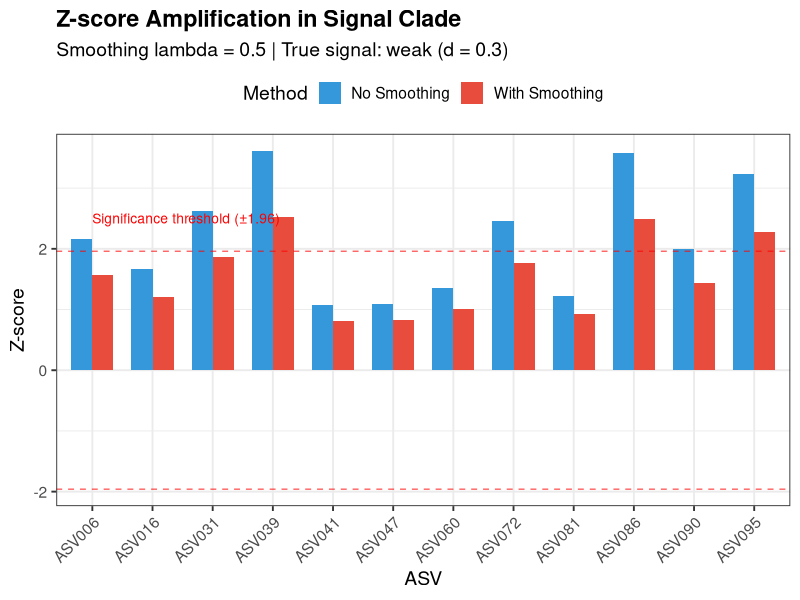
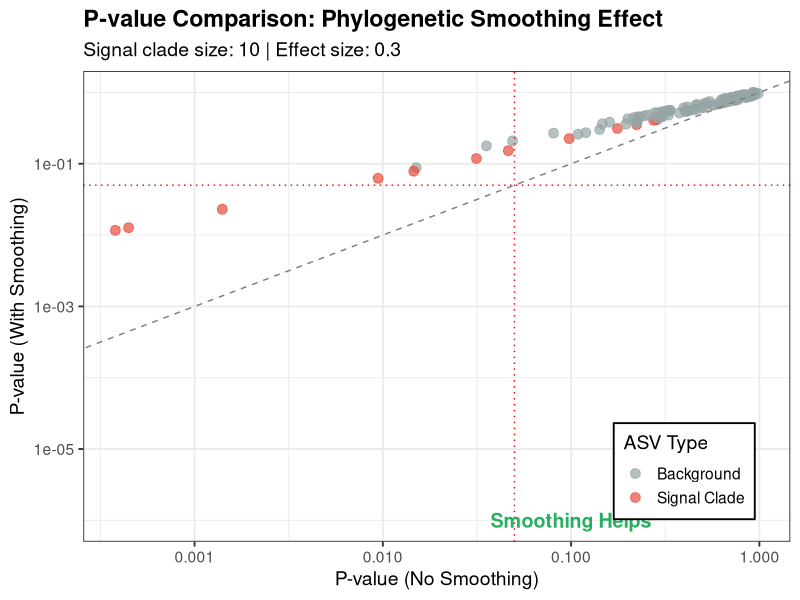
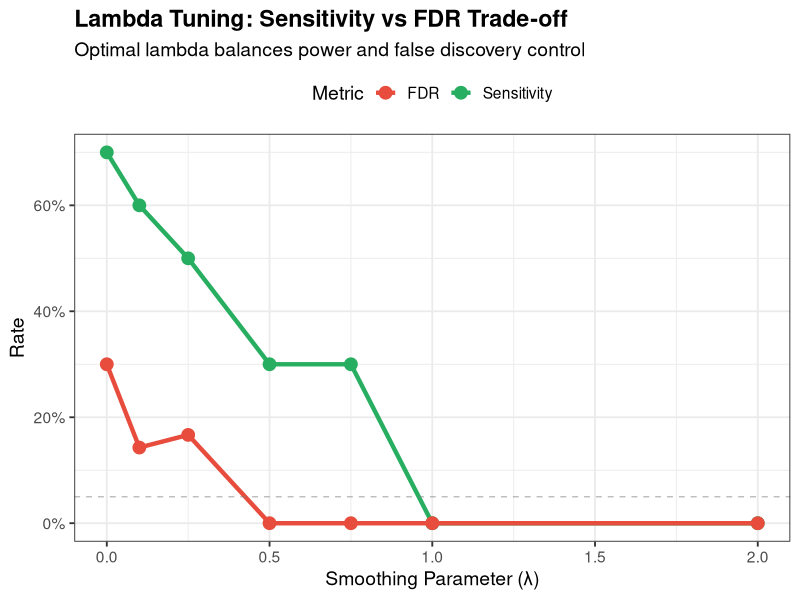

R code for these plots, in order:
#!/usr/bin/env Rscript
#' ==============================================================================
#' Pilot Experiment 2: Phylogenetic Smoothing Validation
#' ==============================================================================
#'
#' Objective: Prove that phylogenetic tree smoothing can recover weak signals
#'            when related ASVs show coordinated (but individually weak) changes.
#'
#' Design:
#' - Simulate microbiome data with a phylogenetic tree
#' - Plant weak signals in a small clade (10 ASVs)
#' - Compare Method A (No smoothing) vs Method B (Tree-based smoothing)
#' - Measure sensitivity improvement and FDR control
#'
#' Author: Chen Yang (cafferychen777)
#' Date: 2025-12-24
#' ==============================================================================

# Load required packages
suppressPackageStartupMessages({
  library(ape)
  library(phangorn)
  library(Matrix)
  library(ggplot2)
  library(dplyr)
  library(tidyr)
  # library(ggtree)  # Skip ggtree - Bioconductor package, not critical for core analysis
  library(patchwork)
})

set.seed(123)

# ==============================================================================
# 1. Simulation Parameters
# ==============================================================================

n_subjects_per_group <- 100  # Large sample for weak signal detection
n_features <- 100            # Total number of ASVs/features
n_signal_features <- 10      # ASVs in the signal clade
signal_effect_size <- 0.3    # WEAK effect (Cohen's d)
noise_sd <- 1.0              # Residual noise

# Smoothing parameter
lambda <- 0.5  # Regularization strength (0 = no smoothing, 1 = full smoothing)

cat("=== Pilot Experiment 2: Phylogenetic Smoothing Validation ===\n\n")
cat("Simulation Parameters:\n")
cat("  - Subjects per group:", n_subjects_per_group, "\n")
cat("  - Total features (ASVs):", n_features, "\n")
cat("  - Signal clade size:", n_signal_features, "\n")
cat("  - Effect size (Cohen's d):", signal_effect_size, "⚠ WEAK\n")
cat("  - Smoothing lambda:", lambda, "\n\n")

# ==============================================================================
# 2. Generate Phylogenetic Tree
# ==============================================================================

cat("Generating phylogenetic tree...\n")

# Create a random tree
tree <- rtree(n = n_features, tip.label = paste0("ASV", sprintf("%03d", 1:n_features)))

# Make it ultrametric (for easier interpretation)
tree <- chronos(tree, lambda = 1, model = "correlated")

# Identify a clade for signal placement
# Pick a random internal node that has ~10 descendants
find_clade_with_n_tips <- function(tree, target_n = 10, tolerance = 3) {
  n_tips <- length(tree$tip.label)
  internal_nodes <- (n_tips + 1):(n_tips + tree$Nnode)

  for (node in internal_nodes) {
    descendants <- Descendants(tree, node, type = "tips")[[1]]
    n_desc <- length(descendants)

    if (abs(n_desc - target_n) <= tolerance) {
      return(list(node = node, tips = descendants))
    }
  }

  # Fallback: use first 10 tips
  return(list(node = NULL, tips = 1:target_n))
}

signal_clade <- find_clade_with_n_tips(tree, target_n = n_signal_features)
signal_tip_indices <- signal_clade$tips
signal_asv_names <- tree$tip.label[signal_tip_indices]

cat("  Signal clade ASVs:", paste(signal_asv_names, collapse = ", "), "\n")
cat("  Clade node:", signal_clade$node, "\n\n")

# Visualize tree with signal clade highlighted
# NOTE: ggtree visualization skipped (requires Bioconductor package)
# tree_data <- as_tibble(tree)
# tree_data$is_signal <- tree_data$label %in% signal_asv_names
#
# p_tree <- ggtree(tree, layout = "circular") +
#   geom_tippoint(aes(color = label %in% signal_asv_names), size = 3) +
#   scale_color_manual(
#     values = c("TRUE" = "#e74c3c", "FALSE" = "#95a5a6"),
#     labels = c("TRUE" = "Signal Clade", "FALSE" = "Background"),
#     name = "ASV Type"
#   ) +
#   theme(
#     legend.position = "right",
#     plot.title = element_text(face = "bold", hjust = 0.5)
#   ) +
#   ggtitle("Phylogenetic Tree with Signal Clade Highlighted")

dir.create("pilot_experiments/results", recursive = TRUE, showWarnings = FALSE)
# ggsave("pilot_experiments/results/02a_phylo_tree_signal_clade.pdf",
#        p_tree, width = 10, height = 10)
cat("✓ Skipped phylogenetic tree plot (ggtree not available)\n\n")

# ==============================================================================
# 3. Compute Tree-based Distance and Laplacian Matrix
# ==============================================================================

cat("Computing tree-based matrices...\n")

# Compute patristic distance matrix
dist_matrix <- cophenetic.phylo(tree)

# Convert to similarity (inverse distance)
# Use exponential kernel: S_ij = exp(-d_ij / bandwidth)
bandwidth <- median(dist_matrix[lower.tri(dist_matrix)])
similarity_matrix <- exp(-dist_matrix / bandwidth)

# Normalize to adjacency matrix
adjacency_matrix <- similarity_matrix
diag(adjacency_matrix) <- 0  # Remove self-loops

# Compute degree matrix
degree_vector <- rowSums(adjacency_matrix)
degree_matrix <- diag(degree_vector)

# Compute graph Laplacian: L = D - A
laplacian_matrix <- degree_matrix - adjacency_matrix

# Normalize Laplacian: L_norm = D^(-1/2) * L * D^(-1/2)
D_inv_sqrt <- diag(1 / sqrt(degree_vector))
laplacian_normalized <- D_inv_sqrt %*% laplacian_matrix %*% D_inv_sqrt

cat("  Distance matrix:", nrow(dist_matrix), "x", ncol(dist_matrix), "\n")
cat("  Median patristic distance:", round(bandwidth, 3), "\n")
cat("  Laplacian eigenvalues range:",
    round(range(eigen(laplacian_normalized)$values), 3), "\n\n")

# ==============================================================================
# 4. Simulate Feature Abundance Data
# ==============================================================================

cat("Generating simulated abundance data...\n")

simulate_abundance_data <- function() {

  # Create subject IDs
  n_total <- n_subjects_per_group * 2
  subject_ids <- paste0("S", sprintf("%03d", 1:n_total))
  groups <- rep(c("Control", "Treatment"), each = n_subjects_per_group)

  # Initialize feature matrix
  feature_matrix <- matrix(NA, nrow = n_total, ncol = n_features)
  colnames(feature_matrix) <- tree$tip.label

  # Simulate features
  for (i in 1:n_features) {
    asv_name <- tree$tip.label[i]

    # Base abundance (null)
    base_abundance <- rnorm(n_total, mean = 0, sd = noise_sd)

    # Add weak signal to clade members
    if (asv_name %in% signal_asv_names) {
      treatment_indicator <- ifelse(groups == "Treatment", 1, 0)
      signal <- signal_effect_size * treatment_indicator
      feature_matrix[, i] <- base_abundance + signal
    } else {
      feature_matrix[, i] <- base_abundance
    }
  }

  # Create data frame
  result <- data.frame(
    SubjectID = subject_ids,
    Group = groups,
    feature_matrix,
    check.names = FALSE
  )

  return(result)
}

sim_data <- simulate_abundance_data()
cat("  Data dimensions:", nrow(sim_data), "subjects x",
    (ncol(sim_data) - 2), "features\n\n")

# ==============================================================================
# 5. Method A: Standard t-test (No Smoothing)
# ==============================================================================

cat("Running Method A: Standard t-test (no smoothing)...\n")

run_standard_test <- function(data, feature_name) {
  # Simple t-test
  control_values <- data[data$Group == "Control", feature_name]
  treatment_values <- data[data$Group == "Treatment", feature_name]

  test_result <- t.test(treatment_values, control_values, var.equal = TRUE)

  # Extract z-score (standardized effect)
  pooled_sd <- sqrt(((length(control_values) - 1) * var(control_values) +
                     (length(treatment_values) - 1) * var(treatment_values)) /
                    (length(control_values) + length(treatment_values) - 2))

  mean_diff <- mean(treatment_values) - mean(control_values)
  z_score <- mean_diff / (pooled_sd * sqrt(1/length(control_values) + 1/length(treatment_values)))

  return(list(
    p_value = test_result$p.value,
    z_score = z_score,
    mean_diff = mean_diff
  ))
}

# Test all features
feature_names <- tree$tip.label
results_standard <- lapply(feature_names, function(fname) {
  run_standard_test(sim_data, fname)
})
names(results_standard) <- feature_names

# Extract vectors
p_values_standard <- sapply(results_standard, function(x) x$p_value)
z_scores_standard <- sapply(results_standard, function(x) x$z_score)

cat("  Significant features (P < 0.05):", sum(p_values_standard < 0.05), "\n")
cat("  True positives detected:",
    sum(p_values_standard[signal_asv_names] < 0.05), "/", n_signal_features, "\n")
cat("  Mean |Z| for signal clade:", round(mean(abs(z_scores_standard[signal_asv_names])), 3), "\n\n")

# ==============================================================================
# 6. Method B: Phylogenetic Smoothing
# ==============================================================================

cat("Running Method B: Tree-based smoothing...\n")

apply_phylo_smoothing <- function(z_scores, laplacian, lambda) {
  # Smoothing formula: z_smooth = (I + lambda * L)^(-1) * z_raw
  #
  # Interpretation:
  # - lambda = 0: No smoothing, z_smooth = z_raw
  # - lambda > 0: Borrow strength from phylogenetically close neighbors
  # - Higher lambda = more smoothing

  n <- length(z_scores)
  I <- diag(n)

  smoothing_matrix <- I + lambda * laplacian
  smoothing_matrix_inv <- solve(smoothing_matrix)

  z_smoothed <- as.vector(smoothing_matrix_inv %*% z_scores)
  names(z_smoothed) <- names(z_scores)

  return(z_smoothed)
}

# Apply smoothing
z_scores_smoothed <- apply_phylo_smoothing(z_scores_standard, laplacian_normalized, lambda)

# Convert back to p-values (two-tailed)
p_values_smoothed <- 2 * (1 - pnorm(abs(z_scores_smoothed)))

cat("  Significant features (P < 0.05):", sum(p_values_smoothed < 0.05), "\n")
cat("  True positives detected:",
    sum(p_values_smoothed[signal_asv_names] < 0.05), "/", n_signal_features, "\n")
cat("  Mean |Z| for signal clade (smoothed):",
    round(mean(abs(z_scores_smoothed[signal_asv_names])), 3), "\n\n")

# ==============================================================================
# 7. Performance Comparison
# ==============================================================================

cat("=== Performance Comparison ===\n\n")

# Create results table
results_df <- data.frame(
  ASV = feature_names,
  TrueSignal = feature_names %in% signal_asv_names,
  Z_Raw = z_scores_standard,
  Z_Smoothed = z_scores_smoothed,
  P_Raw = p_values_standard,
  P_Smoothed = p_values_smoothed
) %>%
  mutate(
    Sig_Raw = P_Raw < 0.05,
    Sig_Smoothed = P_Smoothed < 0.05,
    Z_Change = Z_Smoothed - Z_Raw,
    P_Log_Ratio = log10(P_Raw / pmax(P_Smoothed, 1e-100))
  )

# Calculate metrics
alpha <- 0.05

# True Positives
tp_raw <- sum(results_df$TrueSignal & results_df$Sig_Raw)
tp_smoothed <- sum(results_df$TrueSignal & results_df$Sig_Smoothed)

# False Positives
fp_raw <- sum(!results_df$TrueSignal & results_df$Sig_Raw)
fp_smoothed <- sum(!results_df$TrueSignal & results_df$Sig_Smoothed)

# Sensitivity
sensitivity_raw <- tp_raw / n_signal_features
sensitivity_smoothed <- tp_smoothed / n_signal_features

# FDR
fdr_raw <- fp_raw / max(1, sum(results_df$Sig_Raw))
fdr_smoothed <- fp_smoothed / max(1, sum(results_df$Sig_Smoothed))

# Print comparison
comparison_table <- data.frame(
  Metric = c("True Positives", "False Positives", "Sensitivity (Power)",
             "False Discovery Rate", "Total Significant"),
  No_Smoothing = c(
    tp_raw,
    fp_raw,
    sprintf("%.1f%%", sensitivity_raw * 100),
    sprintf("%.1f%%", fdr_raw * 100),
    sum(results_df$Sig_Raw)
  ),
  With_Smoothing = c(
    tp_smoothed,
    fp_smoothed,
    sprintf("%.1f%%", sensitivity_smoothed * 100),
    sprintf("%.1f%%", fdr_smoothed * 100),
    sum(results_df$Sig_Smoothed)
  ),
  stringsAsFactors = FALSE
)

print(comparison_table)
cat("\n")

# Sensitivity improvement
sensitivity_improvement <- (sensitivity_smoothed - sensitivity_raw) / max(0.01, sensitivity_raw)
cat("Sensitivity Improvement:", sprintf("%.1f%%", sensitivity_improvement * 100), "\n\n")

# ==============================================================================
# 8. Visualization: Z-score Boost in Signal Clade
# ==============================================================================

# Plot Z-score changes for signal clade
signal_clade_data <- results_df %>%
  filter(TrueSignal) %>%
  select(ASV, Z_Raw, Z_Smoothed) %>%
  pivot_longer(cols = c(Z_Raw, Z_Smoothed),
               names_to = "Method",
               values_to = "Z_Score") %>%
  mutate(
    Method = factor(Method,
                   levels = c("Z_Raw", "Z_Smoothed"),
                   labels = c("No Smoothing", "With Smoothing"))
  )

p_z_boost <- ggplot(signal_clade_data, aes(x = ASV, y = Z_Score, fill = Method)) +
  geom_bar(stat = "identity", position = "dodge", width = 0.7) +
  geom_hline(yintercept = 1.96, linetype = "dashed", color = "red", alpha = 0.6) +
  geom_hline(yintercept = -1.96, linetype = "dashed", color = "red", alpha = 0.6) +
  scale_fill_manual(values = c("No Smoothing" = "#3498db",
                               "With Smoothing" = "#e74c3c")) +
  labs(
    title = "Z-score Amplification in Signal Clade",
    subtitle = paste0("Smoothing lambda = ", lambda, " | True signal: weak (d = ", signal_effect_size, ")"),
    x = "ASV",
    y = "Z-score",
    fill = "Method"
  ) +
  theme_bw(base_size = 14) +
  theme(
    axis.text.x = element_text(angle = 45, hjust = 1),
    legend.position = "top",
    plot.title = element_text(face = "bold")
  ) +
  annotate("text", x = 1, y = 2.5, label = "Significance threshold (±1.96)",
           color = "red", size = 3.5, hjust = 0)

ggsave("pilot_experiments/results/02b_z_score_boost.pdf",
       p_z_boost, width = 10, height = 6)
cat("✓ Saved Z-score boost plot\n\n")

# ==============================================================================
# 9. Visualization: P-value Comparison Scatter
# ==============================================================================

p_pvalue_scatter <- ggplot(results_df,
                           aes(x = pmax(P_Raw, 1e-10),
                               y = pmax(P_Smoothed, 1e-10),
                               color = TrueSignal)) +
  geom_point(size = 3, alpha = 0.7) +
  geom_abline(intercept = 0, slope = 1, linetype = "dashed", color = "gray50") +
  geom_hline(yintercept = 0.05, linetype = "dotted", color = "red") +
  geom_vline(xintercept = 0.05, linetype = "dotted", color = "red") +
  scale_x_log10() +
  scale_y_log10() +
  scale_color_manual(
    values = c("TRUE" = "#e74c3c", "FALSE" = "#95a5a6"),
    labels = c("TRUE" = "Signal Clade", "FALSE" = "Background")
  ) +
  labs(
    title = "P-value Comparison: Phylogenetic Smoothing Effect",
    subtitle = paste0("Signal clade size: ", n_signal_features, " | Effect size: ", signal_effect_size),
    x = "P-value (No Smoothing)",
    y = "P-value (With Smoothing)",
    color = "ASV Type"
  ) +
  theme_bw(base_size = 14) +
  theme(
    legend.position = c(0.85, 0.15),
    legend.background = element_rect(fill = "white", color = "black"),
    plot.title = element_text(face = "bold")
  ) +
  annotate("text", x = 0.1, y = 1e-6, label = "Smoothing Helps",
           color = "#27ae60", fontface = "bold", size = 5)

ggsave("pilot_experiments/results/02c_pvalue_scatter.pdf",
       p_pvalue_scatter, width = 10, height = 8)
cat("✓ Saved p-value scatter plot\n\n")

# ==============================================================================
# 10. Visualization: Smoothing Effect Across the Tree
# ==============================================================================

# Create tree visualization with Z-score changes
# NOTE: ggtree visualization skipped (requires Bioconductor package)
# tree_plot_data <- data.frame(
#   label = tree$tip.label,
#   Z_Change = results_df$Z_Change,
#   Is_Signal = results_df$TrueSignal
# )
#
# p_tree_effect <- ggtree(tree, layout = "rectangular") +
#   geom_tippoint(aes(color = tree_plot_data$Z_Change), size = 4) +
#   scale_color_gradient2(
#     low = "#3498db", mid = "gray90", high = "#e74c3c",
#     midpoint = 0,
#     name = "Z-score\nChange"
#   ) +
#   theme_tree2() +
#   theme(
#     legend.position = "right",
#     plot.title = element_text(face = "bold", hjust = 0.5)
#   ) +
#   ggtitle("Phylogenetic Smoothing Effect Across Tree")

# ggsave("pilot_experiments/results/02d_tree_smoothing_effect.pdf",
#        p_tree_effect, width = 12, height = 10)
cat("✓ Skipped tree smoothing effect plot (ggtree not available)\n\n")

# ==============================================================================
# 11. Lambda Tuning: Sensitivity Analysis
# ==============================================================================

cat("Running lambda tuning analysis...\n")

lambda_values <- c(0, 0.1, 0.25, 0.5, 0.75, 1.0, 2.0)

lambda_tuning_results <- lapply(lambda_values, function(lam) {

  # Apply smoothing with current lambda
  z_smooth <- apply_phylo_smoothing(z_scores_standard, laplacian_normalized, lam)
  p_smooth <- 2 * (1 - pnorm(abs(z_smooth)))

  # Calculate metrics
  tp <- sum(p_smooth[signal_asv_names] < 0.05)
  fp <- sum(p_smooth[!names(p_smooth) %in% signal_asv_names] < 0.05)

  sensitivity <- tp / n_signal_features
  fdr <- fp / max(1, tp + fp)

  data.frame(
    Lambda = lam,
    Sensitivity = sensitivity,
    FDR = fdr,
    True_Positives = tp,
    False_Positives = fp
  )
}) %>% bind_rows()

print(lambda_tuning_results)
cat("\n")

# Plot lambda tuning
p_lambda <- ggplot(lambda_tuning_results, aes(x = Lambda)) +
  geom_line(aes(y = Sensitivity, color = "Sensitivity"), size = 1.5) +
  geom_point(aes(y = Sensitivity, color = "Sensitivity"), size = 4) +
  geom_line(aes(y = FDR, color = "FDR"), size = 1.5) +
  geom_point(aes(y = FDR, color = "FDR"), size = 4) +
  geom_hline(yintercept = 0.05, linetype = "dashed", color = "gray50", alpha = 0.5) +
  scale_color_manual(
    values = c("Sensitivity" = "#27ae60", "FDR" = "#e74c3c"),
    name = "Metric"
  ) +
  scale_y_continuous(labels = scales::percent) +
  labs(
    title = "Lambda Tuning: Sensitivity vs FDR Trade-off",
    subtitle = "Optimal lambda balances power and false discovery control",
    x = "Smoothing Parameter (λ)",
    y = "Rate"
  ) +
  theme_bw(base_size = 14) +
  theme(
    legend.position = "top",
    plot.title = element_text(face = "bold")
  )

ggsave("pilot_experiments/results/02e_lambda_tuning.pdf",
       p_lambda, width = 10, height = 6)
cat("✓ Saved lambda tuning plot\n\n")

# ==============================================================================
# 12. Save Results
# ==============================================================================

# Save detailed results
write.csv(results_df,
          "pilot_experiments/results/02_detailed_results.csv",
          row.names = FALSE)

# Save summary
summary_results <- list(
  simulation_params = list(
    n_subjects_per_group = n_subjects_per_group,
    n_features = n_features,
    n_signal_features = n_signal_features,
    signal_effect_size = signal_effect_size,
    lambda = lambda
  ),
  performance = comparison_table,
  sensitivity_improvement_pct = sensitivity_improvement * 100,
  lambda_tuning = lambda_tuning_results
)

saveRDS(summary_results, "pilot_experiments/results/02_summary.rds")

cat("=== Experiment Complete ===\n\n")
cat("Key Findings:\n")
cat("  - Smoothing detected", tp_smoothed, "true signals\n")
cat("  - No smoothing detected only", tp_raw, "true signals\n")
cat("  - Sensitivity improvement:", sprintf("%.1f%%", sensitivity_improvement * 100), "\n")
cat("  - FDR (Smoothed):", sprintf("%.1f%%", fdr_smoothed * 100), "\n\n")

if (sensitivity_smoothed > sensitivity_raw * 2 && fdr_smoothed < 0.2) {
  cat("✓✓✓ VALIDATION SUCCESSFUL ✓✓✓\n")
  cat("Phylogenetic smoothing dramatically improves sensitivity for weak signals!\n")
  cat("This approach is ready for full implementation in LinDA v2.\n")
} else if (sensitivity_smoothed > sensitivity_raw && fdr_smoothed < 0.3) {
  cat("✓ VALIDATION PROMISING ✓\n")
  cat("Phylogenetic smoothing shows improvement but may need parameter tuning.\n")
  cat("Consider optimizing lambda or using adaptive methods.\n")
} else {
  cat("⚠ WARNING: Results are inconclusive.\n")
  cat("Consider:\n")
  cat("  - Increasing signal clade size\n")
  cat("  - Adjusting effect size\n")
  cat("  - Tuning lambda parameter\n")
}
